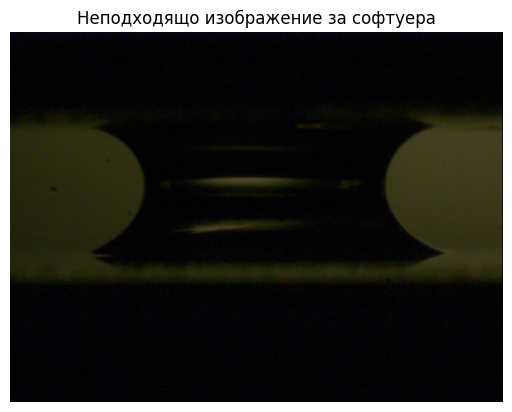
#> input picture images/bad_image.png, 512 x 412 px, given in place of the camera
$ python capillary_bridges_image_analysis.py
#> lines starting #> are read from the running program, lines starting #| are printed output that depends on the picture; after the words box and inside, x2 and y2 are one past the last pixel; in counts of white or black regions, pixels touching at a corner belong together
#> in access_webcam, frame is the input picture: shape (412, 512, 3); mean B, G, R 38.6, 43.4, 43.3
import random as rng
import time
import numpy as np
import cv2
import sys

np.set_printoptions(threshold=sys.maxsize)


def pixels_to_micrometers(pixels):
    known_pixels = 1920
    known_micrometers = 3659.269
    micrometers = (pixels * known_micrometers) / known_pixels
    return round(micrometers, 2)


def calculate_percentage_error(experimental_value, theoretical_value):
    return round(np.mean(np.abs((theoretical_value - experimental_value) / theoretical_value)) * 100, 2)


def brighten(image):
    # convert to LAB and extract L  channel
    LAB = cv2.cvtColor(image, cv2.COLOR_BGR2LAB)
#> LAB: shape (282, 392, 3); mean of channels 0, 1, 2 11.5, 126.9, 131.8
    L = LAB[:, :, 0]
    # threshold L channel with triangle method
    value, thresh = cv2.threshold(L, 0, 255, cv2.THRESH_BINARY+cv2.THRESH_OTSU)
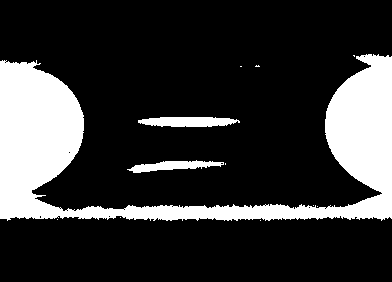
#> thresh: shape (282, 392); 20.8% white; 12 white regions (9 under 20 px), largest, box (x1, y1, x2, y2) and area: (0, 54, 392, 221) 21508, (138, 117, 240, 127) 819, (127, 160, 224, 173) 648
#> value = 23
    # threshold with adjusted value
    value = value + 10
#> value = 33
    thresh = cv2.threshold(L, value, 255, cv2.THRESH_BINARY)[1]
#> thresh: shape (282, 392); 17.4% white; 25 white regions (18 under 20 px), largest, box (x1, y1, x2, y2) and area: (0, 64, 84, 217) 9250, (325, 57, 392, 217) 7491, (123, 207, 337, 219) 1383
    # invert threshold and make 3 channels
    thresh = 255 - thresh
    thresh = cv2.merge([thresh, thresh, thresh])
#> thresh: shape (282, 392, 3); mean of channels 0, 1, 2 210.5, 210.5, 210.5
    gain = 2.5
    blue = cv2.multiply(image[:, :, 0], gain)
    green = cv2.multiply(image[:, :, 1], gain)
    red = cv2.multiply(image[:, :, 2], gain)
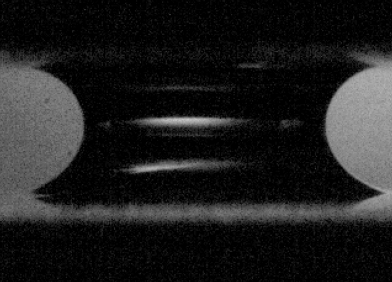
#> red: shape (282, 392); min 0, max 198, mean 30.3
    img_bright = cv2.merge([blue, green, red])
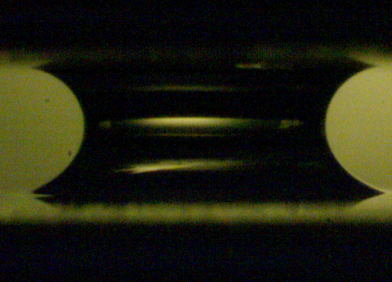
#> img_bright: shape (282, 392, 3); mean B, G, R 15.4, 30.8, 30.3
    # blend original and brightened using thresh as mask
    return np.where(thresh == 255, img_bright, image)


def calculate_neck_properties(contour1, contour2):
    # Calculate the pairwise Euclidean distances between all points in the two contours
    distances = np.linalg.norm(contour1[:, None] - contour2, axis=-1)

    if distances is None:
      return None, None, None

    # Find the indices of the minimum distance in the distance matrix
    i, j = np.unravel_index(np.argmin(distances), distances.shape)

    # Get the nearest points
    nearest_points = (tuple(contour1[i]), tuple(contour2[j]))

    left_contour_rightmost_point = nearest_points[0]
    right_contour_leftmost_point = nearest_points[1]

    return pixels_to_micrometers(distances[i, j]), left_contour_rightmost_point, right_contour_leftmost_point


def collect_results(index, up_distance, down_distance, left_distance, right_distance, correct_values):
    results = []

    down_error = calculate_percentage_error(
        down_distance, correct_values['down'][index - 1])

    results.append({'Image': index, 'Type': 'Down',
                   'Error': f'{down_distance} µm, {down_error} % error'})

    right_error = calculate_percentage_error(
        right_distance, correct_values['right'][index - 1])

    results.append({'Image': index, 'Type': 'Right',
                   'Error': f'{right_distance} µm, {right_error} % error'})

    left_error = calculate_percentage_error(
        left_distance, correct_values['left'][index - 1])

    results.append({'Image': index, 'Type': 'Left',
                   'Error': f'{left_distance} µm, {left_error} % error'})

    up_error = calculate_percentage_error(
        up_distance, correct_values['up'][index - 1])

    results.append({'Image': index, 'Type': 'Up',
                   'Error': f'{up_distance} µm, {up_error} % error'})

    return results


def calculate_farthest_points(defects, contour):
    contour_farthest_points = [[0, 0], [0, 0]]
    max_distances = [0, 0]

    if defects is None: return contour_farthest_points

    for i in range(defects.shape[0]):
        s, e, f, d = defects[i, 0]
        far = tuple(contour[f])
        distance = d / 256  # Scale the distance
        if distance > max_distances[0]:
            max_distances[1] = max_distances[0]
            contour_farthest_points[1] = contour_farthest_points[0]
            max_distances[0] = distance
            contour_farthest_points[0] = far
        elif distance > max_distances[1]:
            max_distances[1] = distance
            contour_farthest_points[1] = far

    return contour_farthest_points


rng.seed(12345)


def process_image(img, index, correct_values=None):
    top_crop = 60
    bottom_crop = 70
    left_crop = 60
    right_crop = 60

    roi = img[top_crop:-bottom_crop, left_crop:-right_crop]

    brightened_image = brighten(roi)

    standard_imgray = cv2.cvtColor(roi, cv2.COLOR_BGR2GRAY)

    brightened_imgray = cv2.cvtColor(brightened_image, cv2.COLOR_BGR2GRAY)
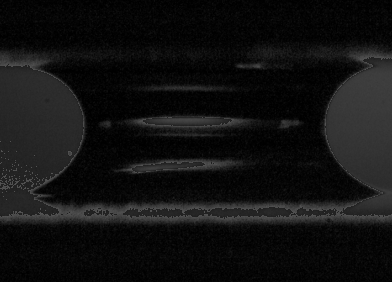
#> brightened_imgray: shape (282, 392); min 0, max 85, mean 17.4

    _, standard_thresh = cv2.threshold(
        standard_imgray, 0, 255, cv2.THRESH_BINARY+cv2.THRESH_OTSU)
#> standard_thresh: shape (282, 392); 21.4% white; 11 white regions (8 under 20 px), largest, box (x1, y1, x2, y2) and area: (0, 52, 392, 222) 22087, (136, 117, 240, 128) 856, (127, 160, 227, 173) 693

    _, brightened_thresh = cv2.threshold(
        brightened_imgray, 0, 255, cv2.THRESH_BINARY+cv2.THRESH_OTSU)
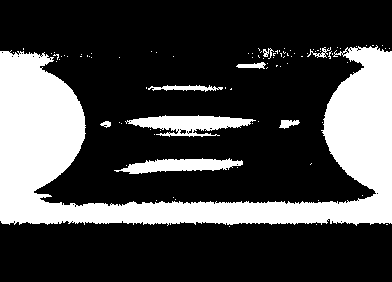
#> brightened_thresh: shape (282, 392); 26.8% white; 93 white regions (84 under 20 px)

    brightened_contours, hierarchy = cv2.findContours(
        brightened_thresh, cv2.RETR_EXTERNAL, cv2.CHAIN_APPROX_SIMPLE)
#> brightened_contours = 93 contours, 84 with area under 20; largest, box (x1, y1, x2, y2) and area: (0, 45, 392, 226) 25122, (125, 115, 256, 137) 1405, (114, 158, 243, 174) 1082, (148, 85, 223, 92) 194, (236, 62, 266, 69) 94

    standard_contours, hierarchy = cv2.findContours(
        standard_thresh, cv2.RETR_EXTERNAL, cv2.CHAIN_APPROX_SIMPLE)
#> standard_contours = 11 contours, 8 with area under 20; largest, box (x1, y1, x2, y2) and area: (0, 52, 392, 222) 21306, (136, 117, 240, 128) 751, (127, 160, 227, 173) 591

    standard_filtered_contours = sorted(
        standard_contours, key=lambda x: cv2.contourArea(x), reverse=True)[:2]
#> standard_filtered_contours = 2 contours; box (x1, y1, x2, y2) and area: (0, 52, 392, 222) 21306, (136, 117, 240, 128) 751

    brightened_filtered_contours = sorted(
        brightened_contours, key=lambda x: cv2.contourArea(x), reverse=True)[:2]
#> brightened_filtered_contours = 2 contours; box (x1, y1, x2, y2) and area: (0, 45, 392, 226) 25122, (125, 115, 256, 137) 1405

    img_with_line = roi.copy()

    standard_contour1 = np.vstack(standard_filtered_contours[0])
#> standard_contour1 = 821 pairs, first value 0 to 391, second value 52 to 221
    standard_contour2 = np.vstack(standard_filtered_contours[1])
#> standard_contour2 = 65 pairs, first value 136 to 239, second value 117 to 127

    if brightened_filtered_contours:
        brightened_contour2 = np.vstack(brightened_filtered_contours[1])
#> brightened_contour2 = 204 pairs, first value 125 to 255, second value 115 to 136
    else:
        return None, None

    brightened_contour1 = np.vstack(brightened_filtered_contours[0])
#> brightened_contour1 = 970 pairs, first value 0 to 391, second value 45 to 225
    brightened_contour2 = np.vstack(brightened_filtered_contours[1])

    neck_distance, left_contour_rightmost_point, right_contour_leftmost_point = calculate_neck_properties(
        standard_contour1, standard_contour2)
#> in calculate_neck_properties, `distances = np.linalg.norm(contour1[:, None] - contour2, axis=-1)`:
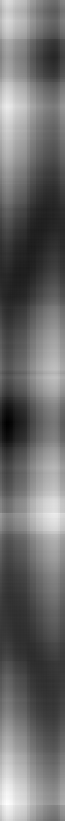
#> distances: shape (821, 65) float64; min 53.04, max 273.2, mean 146.1; drawn with min black and max white
#> in calculate_neck_properties, `i, j = np.unravel_index(np.argmin(distances), distances.shape)`: i = 422; j = 6
#> in calculate_neck_properties, `nearest_points = (tuple(contour1[i]), tuple(contour2[j]))`: nearest_points = ((83, 118), (136, 120))
#> in calculate_neck_properties, `left_contour_rightmost_point = nearest_points[0]`: left_contour_rightmost_point = (83, 118)
#> in calculate_neck_properties, `right_contour_leftmost_point = nearest_points[1]`: right_contour_leftmost_point = (136, 120)
#> in pixels_to_micrometers, `micrometers = (pixels * known_micrometers) / known_pixels`: micrometers = 101.1
#> neck_distance = 101.1; left_contour_rightmost_point = (83, 118); right_contour_leftmost_point = (136, 120)

    results = []

    values = {
        'neck': neck_distance,
    }
#> values = {'neck': 101.1}

    if correct_values is not None and neck_distance is not None:
        neck_error = calculate_percentage_error(
            neck_distance, correct_values['neck'][index - 1])
        results.append({'Image': index, 'Type': 'Neck',
                       'Error': f'{neck_distance} µm, {neck_error} % error'})

    hull1 = cv2.convexHull(brightened_contour1, returnPoints=False)
#> hull1 = [949, 948, 926, 775, 645, 643, 642, 640, 639, 636, 0]

    hull1[::-1].sort(axis=0)

    hull2 = cv2.convexHull(brightened_contour2, returnPoints=False)
#> hull2 = [201, 196, 190, 188, 182, 179, 105, 100, 88, 84, 82, 20, 18, 15, 9, 0]

    hull2[::-1].sort(axis=0)

    cv2.drawContours(
        img_with_line, brightened_filtered_contours, -1, (0, 255, 0), 3)

    hull_list = []
    for i in range(len(brightened_filtered_contours)):
        hull = cv2.convexHull(brightened_filtered_contours[i])
        hull_list.append(hull)
#> this loop made 2 passes
#> after the loop, hull_list = 2 contours; box (x1, y1, x2, y2) and area: (0, 45, 392, 226) 69231, (125, 115, 256, 137) 1992

    if len(brightened_filtered_contours) >= 2:
        defects1 = cv2.convexityDefects(brightened_contour1, hull1)
#> defects1 = [[949, 0, 965, 1093], [0, 636, 221, 40567], [636, 639, 637, 464], [640, 642, 641, 114], [643, 645, 644, 217], [645, 775, 736, 1207], [775, 926, 899, 1792], [926, 948, 930, 723]]
        defects2 = cv2.convexityDefects(brightened_contour2, hull2)
#> defects2 = 16 rows, first 6: [201, 0, 202, 256], [0, 9, 3, 391], [9, 15, 14, 295], [15, 18, 17, 343], [18, 20, 19, 114], [20, 82, 61, 3117]

        contour1_farthest_points = calculate_farthest_points(
            defects1, brightened_contour1)
#> the loop in calculate_farthest_points, `for i in range(defects.shape[0]):` made 8 passes
#> (s, e, f, d, far, distance) on passes 1 to 8: (949, 0, 965, 1093, (377, 50), 4.27), (0, 636, 221, 40567, (338, 204), 158.5), (636, 639, 637, 464, (9, 52), 1.81), (640, 642, 641, 114, (1, 221), 0.445), (643, 645, 644, 217, (8, 223), 0.848), (645, 775, 736, 1207, (122, 220), 4.71), (775, 926, 899, 1792, (328, 218), 7), (926, 948, 930, 723, (359, 222), 2.82)
#> after the loop in calculate_farthest_points, `for i in range(defects.shape[0]):`: contour_farthest_points = [(338, 204), (328, 218)]; max_distances = [158.5, 7]
#> contour1_farthest_points = [(338, 204), (328, 218)]
        contour2_farthest_points = calculate_farthest_points(
            defects2, brightened_contour2)
#> the loop in calculate_farthest_points (call 2), `for i in range(defects.shape[0]):` made 16 passes
#> (s, e, f, d, far, distance) on passes 1 to 12: (201, 0, 202, 256, (197, 116), 1), (0, 9, 3, 391, (161, 117), 1.53), (9, 15, 14, 295, (128, 121), 1.15), (15, 18, 17, 343, (126, 122), 1.34), (18, 20, 19, 114, (126, 122), 0.445), (20, 82, 61, 3117, (175, 128), 12.18), (82, 84, 83, 186, (159, 134), 0.727), (84, 88, 85, 283, (161, 134), 1.11), (88, 100, 90, 512, (170, 134), 2), (100, 105, 103, 301, (216, 134), 1.18), (105, 179, 129, 3668, (196, 128), 14.33), (179, 182, 181, 343, (248, 123), 1.34)
#> contour2_farthest_points = [(196, 128), (175, 128)]

        contour1_start, contour1_end = np.array(
            contour1_farthest_points[0]), np.array(contour1_farthest_points[1])
#> contour1_start = [338, 204]; contour1_end = [328, 218]
        contour2_start, contour2_end = np.array(
            contour2_farthest_points[0]), np.array(contour2_farthest_points[1])
#> contour2_start = [196, 128]; contour2_end = [175, 128]

        if contour1_start[1] < contour1_end[1]:
            contour1_start, contour1_end = contour1_end, contour1_start
#> contour1_start = [328, 218]; contour1_end = [338, 204]

        if contour2_start[1] < contour2_end[1]:
            contour2_start, contour2_end = contour2_end, contour2_start

        down_distance = pixels_to_micrometers(
            np.linalg.norm(contour1_end - contour2_end))
#> down_distance = 342.8

        up_distance = pixels_to_micrometers(
            np.linalg.norm(contour1_start - contour2_start))
#> up_distance = 304.5

        left_distance = pixels_to_micrometers(
            np.linalg.norm(contour1_start - contour1_end))
#> left_distance = 32.79

        right_distance = pixels_to_micrometers(
            np.linalg.norm(contour2_start - contour2_end))
#> right_distance = 40.02

        values['down'] = down_distance
        values['up'] = up_distance
        values['left'] = left_distance
        values['right'] = right_distance

        if correct_values:
            results += collect_results(index, down_distance, up_distance,
                                       left_distance, right_distance, correct_values)

        cv2.line(img_with_line, contour1_start, contour2_start, (255, 0, 0), 2)

        cv2.line(img_with_line, contour1_end, contour2_end, (255, 0, 0), 2)

        cv2.line(img_with_line, contour1_start, contour1_end, (255, 0, 0), 2)
#> img_with_line: shape (282, 392, 3); mean B, G, R 7.9, 30.9, 10.6

        cv2.line(img_with_line, contour2_start, contour2_end, (255, 0, 0), 2)
#> img_with_line: shape (282, 392, 3); mean B, G, R 8.1, 30.8, 10.6

        if left_contour_rightmost_point and right_contour_leftmost_point:
            cv2.line(img_with_line, left_contour_rightmost_point,
                     right_contour_leftmost_point, (0, 0, 255), 2)
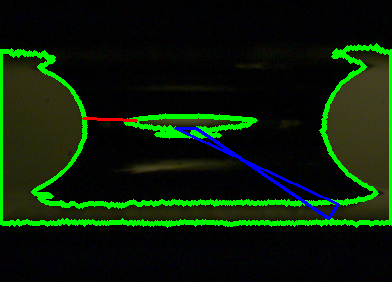
#> img_with_line: shape (282, 392, 3); mean B, G, R 8.1, 30.7, 11
    else:
        print("Insufficient number of filtered contours.")

    return img_with_line, results, values


def access_webcam(CAM_INDEX):
    count = 0

    cap = cv2.VideoCapture(CAM_INDEX)

    prev_frame_time = 0

    new_frame_time = 0

    while True:
        ret, frame = cap.read()

        if frame is not None:
            img, results, values = process_image(frame, count + 1)
#> results = []; values = {'neck': 101.1, 'down': 342.8, 'up': 304.5, 'left': 32.79, 'right': 40.02}

            font = cv2.FONT_HERSHEY_SIMPLEX
            new_frame_time = time.time()

            fps = 1/(new_frame_time-prev_frame_time)
            prev_frame_time = new_frame_time

            fps = int(fps)

            print('fps: ', fps)
            fps = str(fps)

            if img is not None:
                print(values)
#| {'neck': 101.08, 'down': 342.77, 'up': 304.49, 'left': 32.79, 'right': 40.02}
                cv2.imshow('Webcam Feed', img)

        if cv2.waitKey(1) & 0xFF == ord('q'):
#> (key q is pressed here)
            break

    cap.release()
    cv2.destroyAllWindows()


WEB_CAM = 0
USB_CAM = 1

access_webcam(WEB_CAM)
